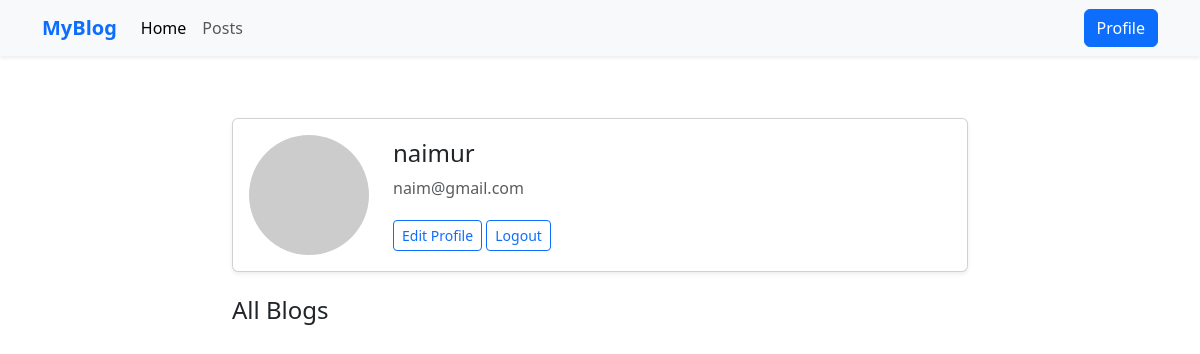
The page /user/profile/ (signed in) on the database as committed earlier.
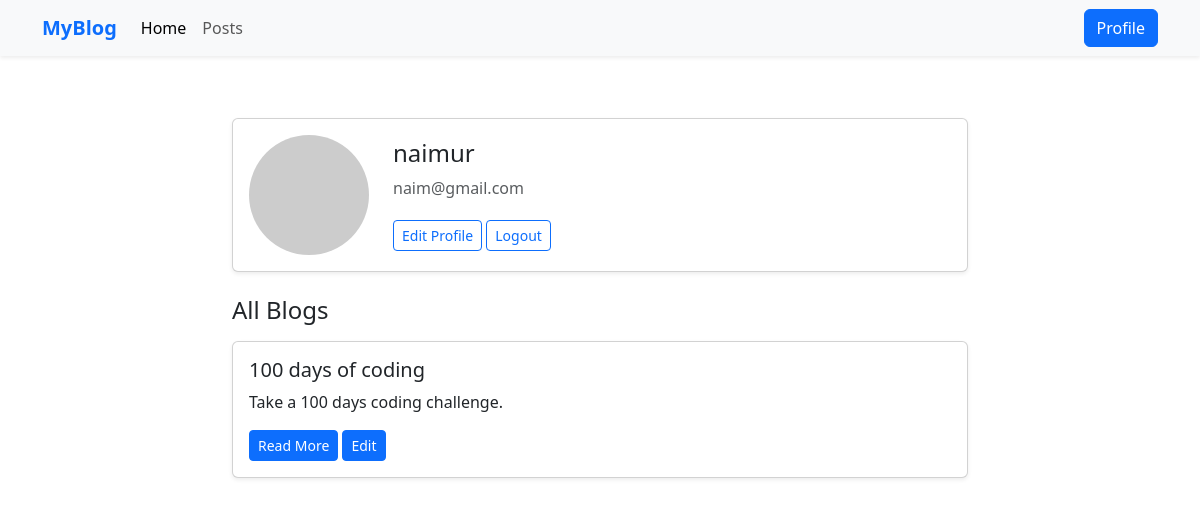
The same page on the database as committed later.
### base/models.py (models this page shows, shortened)
class Post(models.Model):
    title = models.CharField(max_length=200)
    content = models.TextField()
    data_posted = models.DateTimeField(auto_now_add=True)
    author = models.ForeignKey(User, on_delete=models.CASCADE)
    def __str__(self):
        return self.title

### user/views.py (the view)
# urls.py: path("profile/", views.profile, name='profile')
@login_required
def profile(request):
    user = request.user
    blogs = Post.objects.filter(author=request.user)
    print(blogs)
    context = {
        'user':user,
        'blogs':blogs
    }
    return render(request, 'profile.html',context)

### user/templates/profile.html (shortened to what this page needs)
{% extends "main.html" %} {% block content %}
<div class="container mt-5">
  <div class="row justify-content-center mb-4">
    <div class="col-md-8">
      <div class="card shadow-sm">
        <div class="card-body d-flex align-items-center">
          <div class="me-4">
            {% if user.profile and user.profile.image %}
            <img
              src="{{ user.profile.image.url }}"
              alt="Profile Picture"
              class="rounded-circle"
              style="width: 120px; height: 120px; object-fit: cover"
            />
            {% else %}
            <img
              src="https://via.placeholder.com/120"
              alt="Default Profile"
              class="rounded-circle"
              style="width: 120px; height: 120px; object-fit: cover"
            />
            {% endif %}
          </div>
          <div>
            <h4>{{user.username}}</h4>
            <p class="mb-1 text-muted">{{user.email}}</p>
            <a class="btn btn-outline-primary btn-sm mt-3">Edit Profile</a>
            <a href="{% url 'signOut' %}" class="btn btn-outline-primary btn-sm mt-3"
              >Logout</a
            >
          </div>
        </div>
      </div>
    </div>
  </div>
  <div class="row justify-content-center">
    <div class="col-md-8">
      <h4 class="mb-3">All Blogs</h4>
      {% for blog in blogs %}
      <div class="card mb-3 shadow-sm">
        <div class="card-body">
          <h5>{{blog.title}}</h5>
          <p>{{blog.content|truncatewords:20}}</p>
          <div>
            <a href="{% url 'blog_detail' blog.id %}" class="btn btn-primary btn-sm">Read More</a>
            <a href="#" class="btn btn-primary btn-sm">Edit</a>
          </div>
        </div>
      </div>
      {% endfor %}
    </div>
  </div>
</div>
{% endblock content %}

### base/templates/main.html (shortened to what this page needs)
{% load static %}
<!DOCTYPE html>
<html lang="en">
<head>
    <link href="https://cdn.jsdelivr.net/npm/bootstrap@5.3.2/dist/css/bootstrap.min.css" rel="stylesheet">
</head>
<body style="padding-top: 70px;">
    <nav class="navbar navbar-expand-lg navbar-light bg-light shadow-sm fixed-top">
        <div class="container">
          <a class="navbar-brand fw-bold text-primary" href="/">MyBlog</a>
          <div class="collapse navbar-collapse" id="navbarContent">
            <ul class="navbar-nav me-auto mb-2 mb-lg-0">
              <li class="nav-item">
                <a class="nav-link active" aria-current="page" href="/">Home</a>
              </li>
              <li class="nav-item">
                <a class="nav-link" href="/posts">Posts</a>
              </li>
            </ul>
            {% if user.is_authenticated %}
            <div class="d-flex">
              <a href="{% url 'profile' %}" class="btn btn-primary">Profile</a>
            </div>
            {% else %}
              <div class="d-flex">
                <a href="{% url 'signIn'%}" class="btn btn-outline-primary me-2">Login</a>
                <a href="{% url 'signUp' %}" class="btn btn-primary">Sign Up</a>
              </div>
            {% endif %}
            </div>
        </div>
    </nav>
    {% block content %}
    {% endblock content %}
</body>
</html>

Rows that differ between the two databases and show on the page:
added Post: title "100 days of coding", content "Take a 100 days coding challenge."
